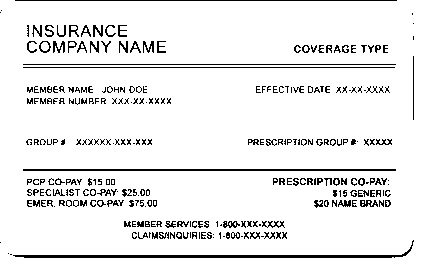
#> input picture ocr-py/data/2_bw.jpg, 425 x 266 px
$ python 03.cv2.bounding.boxes.py
#> lines starting #> are read from the running program, lines starting #| are printed output that depends on the picture; after the words box and inside, x2 and y2 are one past the last pixel; in counts of white or black regions, pixels touching at a corner belong together
### ocr-py/helper_functions.py
from matplotlib import pyplot as plt
import cv2
from numpy import uint8


def display(im_path):
    dpi = 80
    im_data = plt.imread(im_path)

    height, width  = im_data.shape[:2]

    # What size does the figure need to be in inches to fit the image?
    figsize = width / float(dpi), height / float(dpi)

    # Create a figure of the right size with one axes that takes up the full figure
    fig = plt.figure(figsize=figsize)
    ax = fig.add_axes([0, 0, 1, 1])

    # Hide spines, ticks, etc.
    ax.axis('off')

    # Display the image.
    ax.imshow(im_data, cmap='gray')

    plt.show()

def grayscale(image):
    return cv2.cvtColor(image, cv2.COLOR_RGB2GRAY)

# [70 lines left out: functions noise_removal, thin_font, thick_font, getSkewAngle, rotateImage, not called in this run]


def deskew(cvImage):
    angle = getSkewAngle(cvImage)
    return rotateImage(cvImage, -1.0 * angle)


# [7 lines left out: function remove_borders, not called in this run]

#make borders, (extends image) with (copyMakeBorder)

### ocr-py/03.cv2.bounding.boxes.py
from matplotlib import image
from numpy import imag
from helper_functions import display
import pytesseract
import cv2

img_file = "data/2_bw.jpg"
img_file_gray = "data/2_bw_gray.jpg"
img_file_blur = "data/2_bw_blur.jpg"
img_file_thrash = "data/2_bw_trash.jpg"
img_file_dilate = "data/2_bw_dilate.jpg"
img_file_contuers = "data/2_contuers.jpg"

img = cv2.imread(img_file)
#> img is the input picture: shape (266, 425, 3); min 0, max 255, mean 234.7
height, width, *_ = img.shape
#> height = 266; width = 425
img_gray = cv2.cvtColor(img, cv2.COLOR_BGR2GRAY)
cv2.imwrite(img_file_gray, img_gray)

img_blur = cv2.GaussianBlur(img_gray, (7, 7), 0)
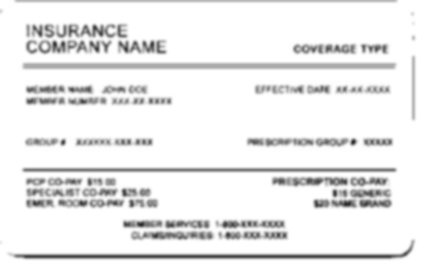
#> img_blur: shape (266, 425); min 42, max 255, mean 235.1
cv2.imwrite(img_file_blur, img_blur)

img_thrash = cv2.threshold(
    img_blur, 0, 255, cv2.THRESH_BINARY_INV + cv2.THRESH_OTSU)[1]
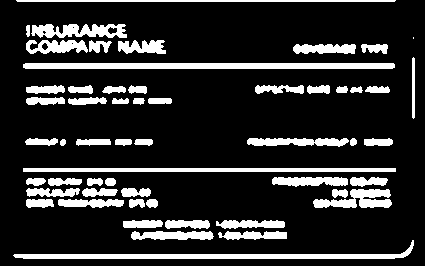
#> img_thrash: shape (266, 425); 17.3% white; 55 white regions (1 under 20 px), largest, box (x1, y1, x2, y2) and area: (23, 63, 395, 69) 2225, (13, 240, 414, 259) 2006, (23, 168, 396, 172) 1492
cv2.imwrite(img_file_thrash, img_thrash)

kernel = cv2.getStructuringElement(cv2.MORPH_RECT, (3, 13))
img_dilate = cv2.dilate(img_thrash, kernel=kernel, iterations=1)
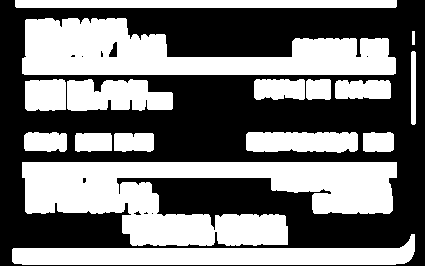
#> img_dilate: shape (266, 425); 47.3% white; 16 white regions

cv2.imwrite(img_file_dilate, img_dilate)

cnts = cv2.findContours(img_dilate, cv2.RETR_EXTERNAL, cv2.CHAIN_APPROX_SIMPLE)
#> cnts = 16 contours; largest, box (x1, y1, x2, y2) and area: (22, 162, 397, 246) 17938, (22, 18, 396, 75) 12746, (12, 234, 415, 265) 6458, (15, 0, 397, 8) 2666, (67, 79, 173, 111) 2548
cnts = cnts[0] if len(cnts) == 2 else cnts[1]

# organaize contours from left to right
cnts = sorted(cnts, key=lambda x: cv2.boundingRect(x)[0])

i = 0
for c in cnts:
    x, y, w, h = cv2.boundingRect(c)
    if w > 20 and h > 10:
        roi = img[y:y+h, x:x+w]
        cv2.imwrite("data/parts/roi_"+str(i)+".jpg", roi)
        i=i+1
        cv2.rectangle(img, (x, y), (x+w, y+h), (36, 255, 12), 2)
#> this loop made 16 passes
#> (x, y, w, h) on passes 1 to 12: (12, 234, 403, 31), (15, 0, 382, 8), (22, 162, 375, 84), (22, 18, 374, 57), (24, 132, 43, 20), (25, 79, 41, 32), (67, 79, 106, 32), (75, 133, 37, 19), (114, 133, 40, 19), (246, 132, 112, 21), (254, 79, 51, 21), (306, 79, 25, 21)
#> (c, x, y, w, h) on pass 16: ([[412, 31], [412, 44], [414, 44], [414, 31]], 412, 31, 3, 14)
#> pass 1, `roi = img[y:y+h, x:x+w]`:
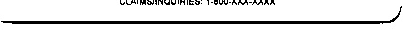
#> roi: shape (31, 403, 3); min 0, max 255, mean 223.7
#> pass 3, `roi = img[y:y+h, x:x+w]`:
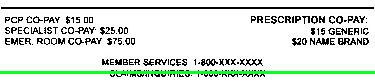
#> roi: shape (84, 375, 3); mean B, G, R 219.7, 227.5, 218.8
#> after the loop:
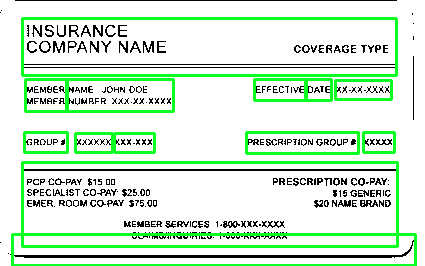
#> img: shape (266, 425, 3); 10.56% of pixels changed, all inside (x1, y1, x2, y2) = (11, 17, 417, 266)
#> after the loop, i = 13
cv2.imwrite(img_file_contuers, img)

display(img_file_contuers)
#> in display, `im_data = plt.imread(im_path)`:
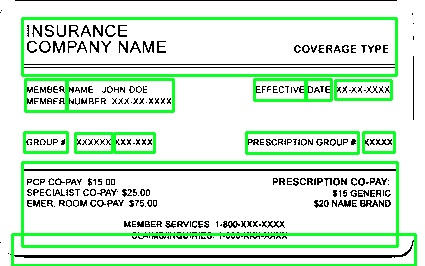
#> im_data: shape (266, 425, 3); mean R, G, B 209.4, 232.8, 212

$ run again, with ocr-py/data/2.jpg copied over ocr-py/data/2_bw.jpg
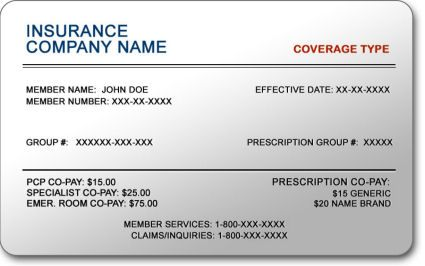
#> input picture ocr-py/data/2.jpg, 425 x 266 px
#> img is the input picture: shape (266, 425, 3); mean B, G, R 211.2, 210.9, 210.7
#> img_thrash: shape (266, 425); 42.6% white; 23 white regions (2 under 20 px), largest, box (x1, y1, x2, y2) and area: (0, 0, 418, 262) 38880, (23, 62, 397, 70) 1987, (26, 24, 127, 38) 1089
#> img_dilate: shape (266, 425); 62.3% white; 8 black regions (3 under 20 px)
#> cnts = 7 contours; box (x1, y1, x2, y2) and area: (0, 0, 419, 266) 50598, (22, 18, 398, 76) 12640, (25, 80, 173, 111) 3932, (75, 132, 154, 152) 1390, (25, 132, 68, 152) 764, (9, 0, 15, 8) 34, (0, 3, 3, 18) 28
#> the loop `for c in cnts:` made 7 passes
#> (x, y, w, h) on passes 1 to 7: (0, 3, 3, 15), (0, 0, 419, 266), (9, 0, 6, 8), (22, 18, 376, 58), (25, 132, 43, 20), (25, 80, 148, 31), (75, 132, 79, 20)
#> after the loop `for c in cnts:`:
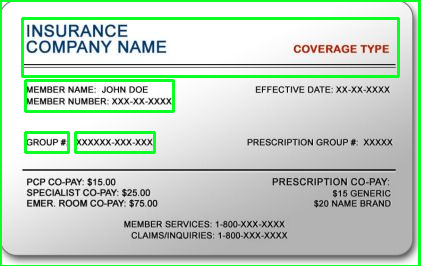
#> img: shape (266, 425, 3); 6.38% of pixels changed, all inside (x1, y1, x2, y2) = (0, 0, 421, 266)
#> after the loop `for c in cnts:`: i = 5
#> in display, `im_data = plt.imread(im_path)`:
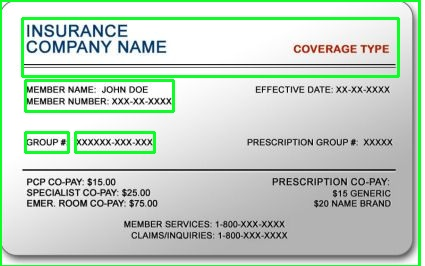
#> im_data: shape (266, 425, 3); mean R, G, B 196.2, 210.9, 198.3
